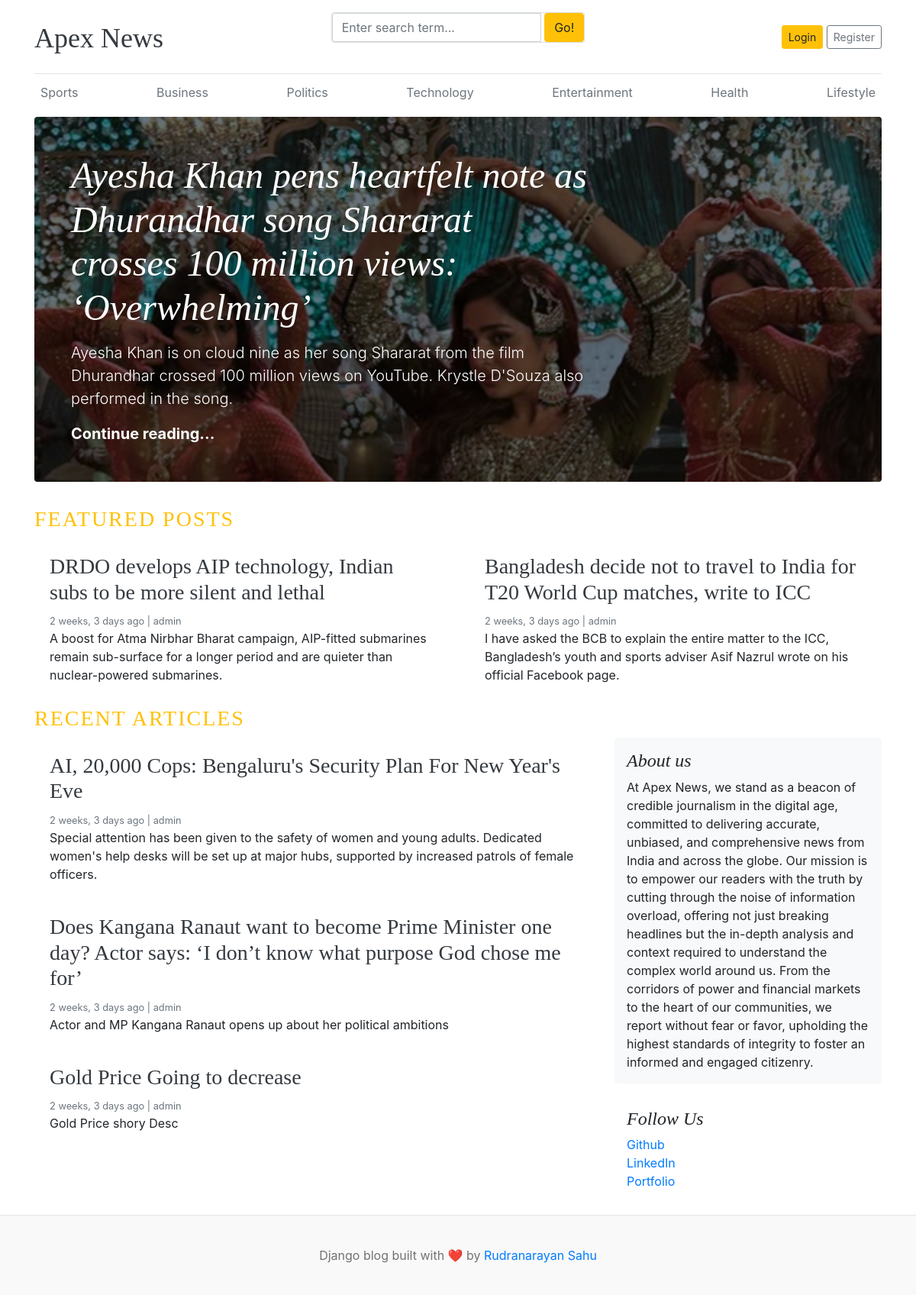
The page / on the database its author committed.
### blogs/models.py (models this page shows, shortened)
class Category(models.Model):
    category_name = models.CharField(max_length=50, unique=True)
    created_at = models.DateTimeField(auto_now_add=True)
    updated_at = models.DateTimeField(auto_now=True)
    class Meta:
        verbose_name = "Category"
        verbose_name_plural = "Categories"

class Blog(models.Model):
    title = models.CharField(max_length=200)
    slug = models.SlugField(max_length=200, unique=True, blank=True)
    category = models.ForeignKey(Category, on_delete=models.CASCADE)
    author = models.ForeignKey(User, on_delete=models.CASCADE)
    featured_image = models.ImageField(upload_to='uploads/%Y/%m/%d/',)
    short_description = models.TextField(max_length=500)
    blog_body = models.TextField(max_length=2000)
    status = models.CharField(max_length=20, choices=STATUS_CHOICES, default="Draft")
    is_featured = models.BooleanField(default=False)
    created_at = models.DateTimeField(auto_now_add=True)
    updated_at = models.DateTimeField(auto_now=True)
    class Meta:
        verbose_name = "Blog"
        verbose_name_plural = "Blogs"

### background/models.py (models this page shows, shortened)
class AboutModel(models.Model):
    title = models.CharField(max_length=200)
    content = models.TextField()
    created_at = models.DateTimeField(auto_now_add=True)
    updated_at = models.DateTimeField(auto_now=True)
    class Meta:
        verbose_name = "About"
        verbose_name_plural = "About"

class SocialLinks(models.Model):
    platform = models.CharField(max_length=100)
    url = models.URLField()
    created_at = models.DateTimeField(auto_now_add=True)
    updated_at = models.DateTimeField(auto_now=True)
    class Meta:
        verbose_name = "Social Link"
        verbose_name_plural = "Social Links"

### blog_main/views.py (the view)
# urls.py: 2. Add a URL to urlpatterns:  path('', views.home, name='home')
def home(request):
    featured_posts = Blog.objects.filter(is_featured=True).order_by('-created_at')
    posts = Blog.objects.filter(is_featured=False, status="Published").order_by('-created_at')
    try:
        about = AboutModel.objects.get()
    except AboutModel.DoesNotExist:
        about = None
    context = {
        'featured_posts': featured_posts,
        'posts': posts,
        'about': about,
    }
    return render(request, 'home.html', context)

### blogs/context_processors.py (called while the page is built)
def get_categories(request):
    from blogs.models import Category
    categories = Category.objects.all()
    return {'categories': categories}

def get_social_links(request):
    social_links = SocialLinks.objects.all()
    return {'social_links': social_links}

### templates/home.html (shortened to what this page needs)
{% extends 'base.html' %}
{% block content %}
        {% for post in featured_posts %} {% if forloop.first %}
        <div class="jumbotron p-3 p-md-5 text-white rounded bg-dark"
            style="background-image: url({{ post.featured_image.url }});background-blend-mode: overlay;background-size:cover;">
            <div class="col-md-8 px-0">
                <h1 class="display-4 font-italic">{{ post.title }}</h1>
                <p class="lead my-3">{{ post.short_description | truncatewords:30 }}</p>
                <p class="lead mb-0">
                    <a href="{% url 'blogs' post.slug %}" class="text-white font-weight-bold">Continue reading...</a>
                </p>
            </div>
        </div>
        {% endif %} {% endfor %}
        <h3 class="text-uppercase text-warning" style="letter-spacing: 2px">
            Featured Posts
        </h3>
        <div class="row mb-2">
            {% for post in featured_posts %} {% if not forloop.first %}
            <div class="col-md-6">
                <div class="card border-0">
                    <div class="card-body">
                        <h3><a class="text-dark" href="{% url 'blogs' post.slug %}">{{ post.title }}</a></h3>
                        <small class="mb-1 text-muted">{{ post.created_at | timesince }} ago | {{ post.author }}</small>
                        <p class="card-text">{{ post.short_description | truncatewords:30 }}</p>
                    </div>
                </div>
            </div>
            {% endif %} {% endfor %}
        </div>
        <h3 class="text-uppercase text-warning" style="letter-spacing: 2px">
            Recent Articles
        </h3>
        <main role="main" class="container p-0">
            <div class="row">
                <div class="col-md-8 blog-main">
                    {% for post in posts %}
                    <div class="card border-0">
                        <div class="card-body">
                            <h3><a class="text-dark" href="{% url 'blogs' post.slug %}">{{ post.title }}</a></h3>
                            <small class="mb-1 text-muted">{{ post.created_at | timesince }} ago | {{ post.author }}</small>
                            <p class="card-text">{{ post.short_description | truncatewords:50 }}</p>
                        </div>
                    </div>
                    {% endfor %}
                </div>
                <aside class="col-md-4 blog-sidebar">
                    <div class="p-3 mb-3 bg-light rounded">
                        <h4 class="font-italic">{{ about.title }}</h4>
                        <p class="mb-0">
                            {{ about.content }}
                        </p>
                    </div>
                    {% if social_links %}
                    <div class="p-3">
                        <h4 class="font-italic">Follow Us</h4>
                        <ol class="list-unstyled">
                            {% for i in social_links %}
                            <li><a href="{{ i.url }}" target="_blank">{{ i.platform }}</a></li>
                            {% endfor %}
                        </ol>
                    </div>
                    {% endif %}
                </aside>
            </div>
        </main>
    </div>
{% endblock %}

### templates/base.html (shortened to what this page needs)
{% load static %}
<!DOCTYPE html>
<html lang="en">
<head>
    <link href="https://getbootstrap.com/docs/4.0/dist/css/bootstrap.min.css" rel="stylesheet" />
    <link href="{% static 'css/blog.css' %}" rel="stylesheet" />
</head>
<body>
    <div class="container">
        <header class="blog-header py-3">
            <div class="row flex-nowrap justify-content-between align-items-center">
                <div class="col-4 pt-1">
                    <a class="blog-header-logo text-dark" href="/">Apex News</a>
                </div>
                <div class="card mb-4">
                        <form action ="{% url 'search_blogs' %}" method="GET">
                            <div class="input-group">
                                <input class="form-control" type="text" name="keyword" value="{{ keyword }}" placeholder="Enter search term..." aria-label="Enter search term..." aria-describedby="button-search" /> &nbsp;
                                <button type="submit" class="btn btn-warning" id="button-search" type="button">Go!</button>
                            </div>
                        </form>
                </div>
                <div class="col-4 d-flex justify-content-end align-items-center">
                    {% if not user.is_authenticated %}
                    <a class="btn btn-sm btn-warning" href="{% url 'login' %}">Login</a> &nbsp;
                    <a class="btn btn-sm btn-outline-secondary" href="{% url 'register' %}">Register</a>
                    {% else %}
                    <span>Welcome, <span class="text-primary">{{ user.username }}</span>!</span> &nbsp; &nbsp;
                    <a class="btn btn-sm btn-warning" href="{% url 'dashboard' %}">Dashboard</a>&nbsp; &nbsp;
                    <a class="btn btn-sm btn-outline-secondary" href="{% url 'logout' %}">Logout</a>
                    {% endif %}
                </div>
            </div>
        </header>
        <div class="nav-scroller py-1 mb-2">
            <nav class="nav d-flex justify-content-between">
                {% for category in categories %}
                <a class="p-2 text-muted" href="{% url 'posts_by_category' category.id %}">{{ category.category_name }}</a>
                {% endfor %}
            </nav>
        </div>
    {% block content %}
    {% endblock %}
    <footer class="blog-footer">
        <p>Django blog built with ❤️ by <a href="#">Rudranarayan Sahu</a></p>
    </footer>
</body>
</html>

### blog_main/static/css/blog.css (style rules this page uses)
.blog-header { border-bottom: 1px solid #e5e5e5; }
.blog-header-logo { font-family: "Playfair Display", Georgia, "Times New Roman", serif; font-size: 2.25rem; }
h1, h2, h3, h4, h5, h6 { font-family: "Playfair Display", Georgia, "Times New Roman", serif; }
.display-4 { font-size: 2.5rem; }
@media (min-width: 768px) { .display-4 { font-size: 3rem; } }
.blog-footer { padding: 2.5rem 0; color: #727272; text-align: center; background-color: #f9f9f9; border-top: .05rem solid #e5e5e5; }
.blog-footer p:last-child { margin-bottom: 0; }

### rows shown on the page
Category: category_name "Sports"
Category: category_name "Business"
Category: category_name "Politics"
Category: category_name "Technology"
Category: category_name "Entertainment"
Category: category_name "Health"
Category: category_name "Lifestyle"
Blog: featured_image (picture), title "Ayesha Khan pens heartfelt note as Dhurandhar song Shararat crosses 100 million views: ‘Overwhelming’", short_description "Ayesha Khan is on cloud nine as her song Shararat from the film Dhurandhar crossed 100 million views on YouTube. Krystle D'Souza also performed in the song."
Blog: title "DRDO develops AIP technology, Indian subs to be more silent and lethal", created_at "2 weeks, 3 days", author "admin", short_description "A boost for Atma Nirbhar Bharat campaign, AIP-fitted submarines remain sub-surface for a longer period and are quieter than nuclear-powered submarines."
Blog: title "Bangladesh decide not to travel to India for T20 World Cup matches, write to ICC", created_at "2 weeks, 3 days", author "admin", short_description "I have asked the BCB to explain the entire matter to the ICC, Bangladesh’s youth and sports adviser Asif Nazrul wrote on his official Facebook page."
Blog: title "AI, 20,000 Cops: Bengaluru's Security Plan For New Year's Eve", created_at "2 weeks, 3 days", author "admin", short_description "Special attention has been given to the safety of women and young adults. Dedicated women's help desks will be set up at major hubs, supported by increased patrols of female officers."
Blog: title "Does Kangana Ranaut want to become Prime Minister one day? Actor says: ‘I don’t know what purpose God chose me for’", created_at "2 weeks, 3 days", author "admin", short_description "Actor and MP Kangana Ranaut opens up about her political ambitions"
Blog: title "Gold Price Going to decrease", created_at "2 weeks, 3 days", author "admin", short_description "Gold Price shory Desc"

### other values the page prints
{{ about.title }} "About us"
{{ i.platform }} "Github"
{{ i.platform }} "LinkedIn"
{{ i.platform }} "Portfolio"
